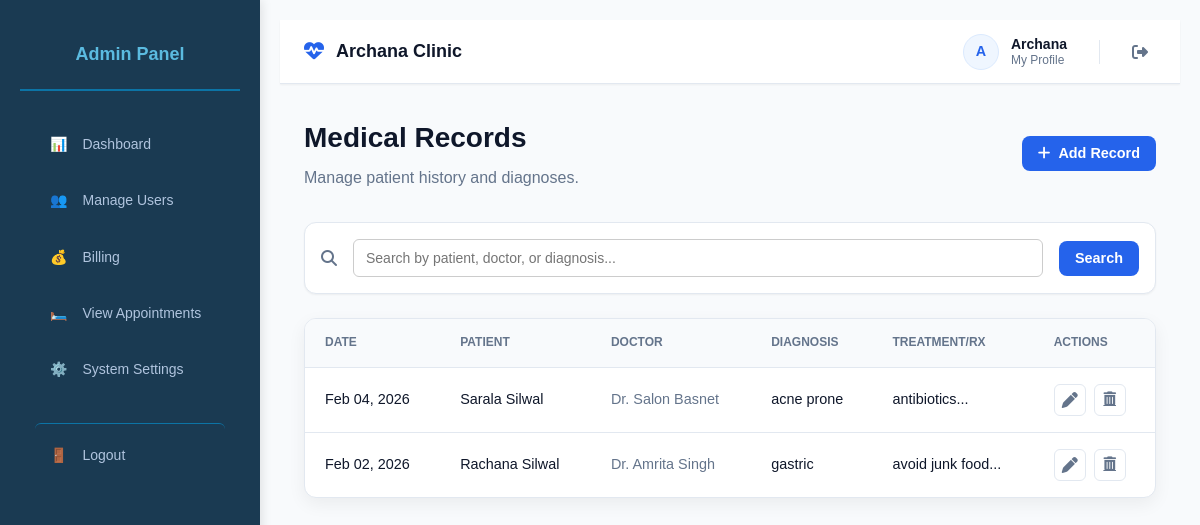
Before: /admin/medical-records.php (signed in) with the older database file.
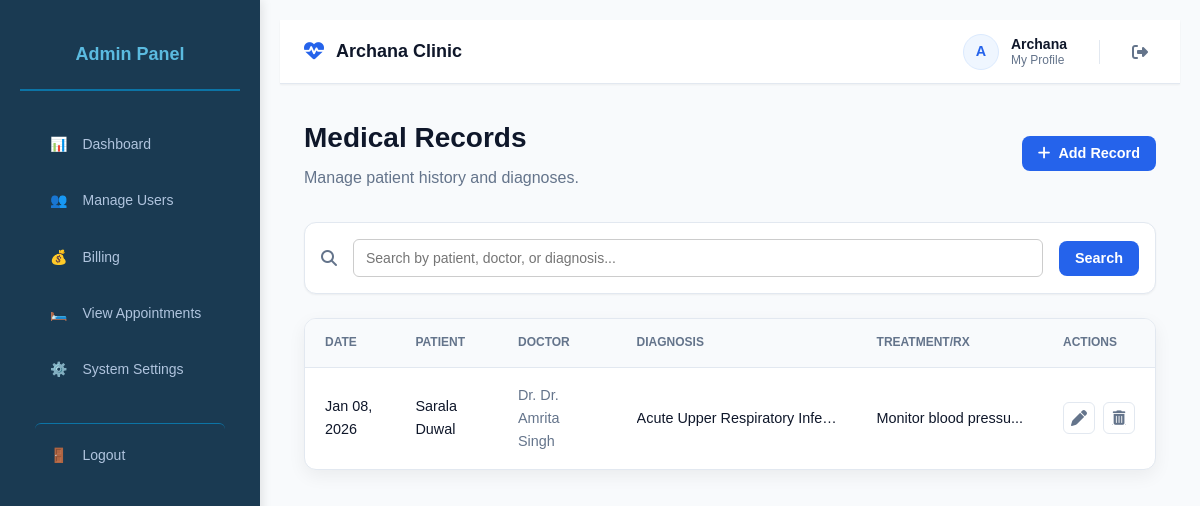
After: the same page with the newer database file.
### tables this page shows
CREATE TABLE `medical_records` (
  `id` int(11) NOT NULL,
  `patient_id` int(11) NOT NULL,
  `doctor_id` int(11) NOT NULL,
  `visit_date` date NOT NULL,
  `diagnosis` text DEFAULT NULL,
  `treatment` text DEFAULT NULL,
  `prescription` text DEFAULT NULL,
  `notes` text DEFAULT NULL,
  `created_at` timestamp NOT NULL DEFAULT current_timestamp(),
  `updated_at` timestamp NOT NULL DEFAULT current_timestamp() ON UPDATE current_timestamp()
);

CREATE TABLE `users` (
  `id` int(11) NOT NULL,
  `name` varchar(100) NOT NULL,
  `email` varchar(255) DEFAULT NULL,
  `password` varchar(255) NOT NULL,
  `role` enum('admin','doctor','receptionist','patient') NOT NULL,
  `phone` varchar(15) NOT NULL,
  `created_at` timestamp NOT NULL DEFAULT current_timestamp(),
  `updated_at` timestamp NOT NULL DEFAULT current_timestamp() ON UPDATE current_timestamp()
);

### admin/medical-records.php (the view, shortened to what the changed rows need)
<?php
require_once __DIR__ . '/../config/database.php';
$page = isset($_GET['page']) ? max(1, intval($_GET['page'])) : 1;
$limit = 10;
$offset = ($page - 1) * $limit;
$where_clauses = [];
$params = [];
$types = "";
$where_sql = count($where_clauses) > 0 ? "WHERE " . implode(" AND ", $where_clauses) : "";
$query = "
    SELECT mr.*,
           u_p.name AS patient_name,
           u_d.name AS doctor_name
    FROM medical_records mr
    JOIN patients p ON mr.patient_id = p.id
    JOIN users u_p ON p.user_id = u_p.id
    JOIN doctors d ON mr.doctor_id = d.id
    JOIN users u_d ON d.user_id = u_d.id
    $where_sql
    ORDER BY mr.visit_date DESC, mr.created_at DESC
    LIMIT ? OFFSET ?
";
$params[] = $limit;
$params[] = $offset;
$types .= "ii";
$stmt = $conn->prepare($query);
$stmt->bind_param($types, ...$params);
$stmt->execute();
$records = $stmt->get_result();
?>
<!DOCTYPE html>
<html lang="en">
<head>
<link rel="stylesheet" href="../styles.css">
<link rel="stylesheet" href="https://cdnjs.cloudflare.com/ajax/libs/font-awesome/6.5.0/css/all.min.css">
</head>
<body class="dashboard-page">
<div class="dashboard-container">
    <?php include __DIR__ . '/../include/sidebar-admin.php'; ?>
    <main class="dashboard-content">
        <div class="manage-container">
            <div class="page-header">
                <div>
                    <h1>Medical Records</h1>
                </div>
            </div>
            <div class="card">
                <div class="table-responsive">
                    <table class="custom-table">
                        <thead>
                            <tr>
                                <th>Date</th>
                                <th>Patient</th>
                                <th>Doctor</th>
                                <th>Diagnosis</th>
                                <th>Treatment/Rx</th>
                                <th>Actions</th>
                            </tr>
                        </thead>
                        <tbody>
                            <?php if($records->num_rows > 0): ?>
                                <?php while($row = $records->fetch_assoc()): ?>
                                <tr>
                                    <td><?= date('M d, Y', strtotime($row['visit_date'])) ?></td>
                                    <td style="font-weight: 500;"><?= htmlspecialchars($row['patient_name']) ?></td>
                                    <td style="color:var(--text-muted);">Dr. <?= htmlspecialchars($row['doctor_name']) ?></td>
                                    <td>
                                        <div class="truncate" title="<?= htmlspecialchars($row['diagnosis']) ?>">
                                            <?= htmlspecialchars($row['diagnosis']) ?>
                                        </div>
                                    </td>
                                    <td>
                                        <div class="truncate" title="<?= htmlspecialchars($row['treatment'] . ' - ' . $row['prescription']) ?>">
                                            <?= htmlspecialchars(substr($row['treatment'], 0, 20)) ?>...
                                        </div>
                                    </td>
                                    <td>
                                        <div class="action-group">
                                            <button class="btn-action btn-edit"
                                                data-id="<?= $row['id'] ?>"
                                                data-patient="<?= $row['patient_id'] ?>"
                                                data-doctor="<?= $row['doctor_id'] ?>"
                                                data-date="<?= $row['visit_date'] ?>"
                                                data-diagnosis="<?= htmlspecialchars($row['diagnosis']) ?>"
                                                data-treatment="<?= htmlspecialchars($row['treatment']) ?>"
                                                data-prescription="<?= htmlspecialchars($row['prescription']) ?>"
                                                data-notes="<?= htmlspecialchars($row['notes']) ?>"
                                                title="Edit Record">
                                                <i class="fas fa-pen"></i>
                                            </button>
                                            <a href="?delete_id=<?= $row['id'] ?>" class="btn-action btn-delete"
                                               onclick="return confirm('Are you sure you want to delete this medical record?')"
                                               title="Delete">
                                                <i class="fas fa-trash-alt"></i>
                                            </a>
                                        </div>
                                    </td>
                                </tr>
                                <?php endwhile; ?>
                            <?php else: ?>
                                <tr><td colspan="6" style="text-align:center; padding:3rem; color:var(--text-muted);">No medical records found.</td></tr>
                            <?php endif; ?>
                        </tbody>
                    </table>
                </div>
            </div>
        </div>
    </main>
</div>
</body>
</html>

Changed rows visible on the page:
removed medical_records: visit_date "Feb 04, 2026", users.name "Sarala Silwal", users.name "Salon Basnet", diagnosis "acne prone", treatment "antibiotics"
removed medical_records: visit_date "Feb 02, 2026", users.name "Rachana Silwal", users.name "Amrita Singh", diagnosis "gastric", treatment "avoid junk food"
now on this page (row unchanged): medical_records: visit_date "Jan 08, 2026", users.name "Sarala Duwal", users.name "Dr. Amrita Singh", diagnosis "Acute Upper Respiratory Infe…", treatment "Monitor blood pressu"
